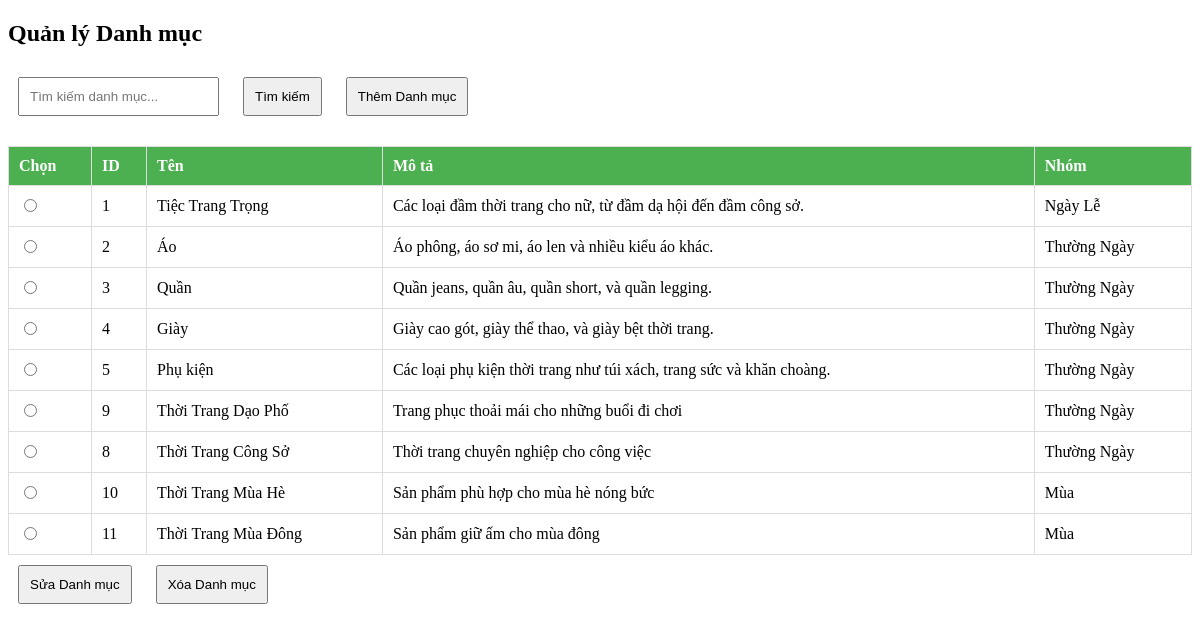
Screenshot of /admin/dashboard/categories/categories.php with the database file from the repository.
### tables this page shows
CREATE TABLE `categories` (
  `id` int(11) NOT NULL,
  `name` varchar(50) NOT NULL,
  `description` varchar(200) NOT NULL,
  `group` enum('Mùa','Thường Ngày','Bán Chạy','Ngày Lễ') DEFAULT NULL
);

### admin/dashboard/categories/categories.php (the view, shortened to what this page needs)
<?php
include_once '../../../config/database.php';
$categoriesQuery = "SELECT * FROM categories";
if (isset($_POST['submit_search'])) {
    $search = $_POST['search'];
    $searchQuery = " WHERE name LIKE ? ";
    $categoriesQuery .= $searchQuery;
    $searchTerm = "%" . $search . "%";
    $stmt = $conn->prepare($categoriesQuery);
    $stmt->bind_param("s", $searchTerm);
    $stmt->execute();
    $categoriesResult = $stmt->get_result();
} else {
    $categoriesResult = $conn->query($categoriesQuery);
}
?>
<!DOCTYPE html>
<html lang="vi">
<head>
</head>
<body>
    <h2>Quản lý Danh mục</h2>
    <form method="POST" id="search-form" style="display: inline;">
        <input type="text" name="search" placeholder="Tìm kiếm danh mục..." value="<?php echo htmlspecialchars($search ?? ''); ?>">
        <button type="submit" name="submit_search">Tìm kiếm</button>
    </form>
    <button type="button" onclick="loadAddCategoryForm();">Thêm Danh mục</button>
    <form method="post" id="delete-form" style="display: inline;">
        <table>
            <thead>
                <tr>
                    <th>Chọn</th>
                    <th>ID</th>
                    <th>Tên</th>
                    <th>Mô tả</th>
                    <th>Nhóm</th>
                </tr>
            </thead>
            <tbody id="categories-table">
                <?php
                if (isset($categoriesResult) && $categoriesResult->num_rows > 0) {
                    while ($row = $categoriesResult->fetch_assoc()) {
                        echo "<tr>
                            <td><input type='radio' name='CategoryID' value='" . htmlspecialchars($row['id']) . "' required></td>
                            <td>" . htmlspecialchars($row['id']) . "</td>
                            <td>" . htmlspecialchars($row['name']) . "</td>
                            <td>" . htmlspecialchars($row['description']) . "</td>
                            <td>" . htmlspecialchars($row['group']) . "</td>
                        </tr>";
                    }
                } else {
                    echo "<tr><td colspan='5'>Không Có Danh mục nào.</td></tr>";
                }
                ?>
            </tbody>
        </table>
        <button type="button" class="editButton" onclick="setEditCategory();">Sửa Danh mục</button>
        <button type="submit" name="delete" onclick="return confirmDelete();">Xóa Danh mục</button>
    </form>
</body>
</html>

### admin/dashboard/categories/categories.php (style rules this page uses)
input[type="text"], button { padding: 10px; margin: 10px; }
button[type="submit"] { margin-right: 10px; }
table { width: 100%; border-collapse: collapse; margin-top: 20px; }
table, th, td { border: 1px solid #ddd; }
th, td { padding: 10px; text-align: left; }
th { background-color: #4CAF50; color: white; }

### rows the page displays
categories: id "1", name "Tiệc Trang Trọng", description "Các loại đầm thời trang cho nữ, từ đầm dạ hội đến đầm công sở.", group "Ngày Lễ"
categories: id "2", name "Áo", description "Áo phông, áo sơ mi, áo len và nhiều kiểu áo khác.", group "Thường Ngày"
categories: id "3", name "Quần", description "Quần jeans, quần âu, quần short, và quần legging.", group "Thường Ngày"
categories: id "4", name "Giày", description "Giày cao gót, giày thể thao, và giày bệt thời trang.", group "Thường Ngày"
categories: id "5", name "Phụ kiện", description "Các loại phụ kiện thời trang như túi xách, trang sức và khăn choàng.", group "Thường Ngày"
categories: id "9", name "Thời Trang Dạo Phố", description "Trang phục thoải mái cho những buổi đi chơi", group "Thường Ngày"
categories: id "8", name "Thời Trang Công Sở", description "Thời trang chuyên nghiệp cho công việc", group "Thường Ngày"
categories: id "10", name "Thời Trang Mùa Hè", description "Sản phẩm phù hợp cho mùa hè nóng bức", group "Mùa"
categories: id "11", name "Thời Trang Mùa Đông", description "Sản phẩm giữ ấm cho mùa đông", group "Mùa"
